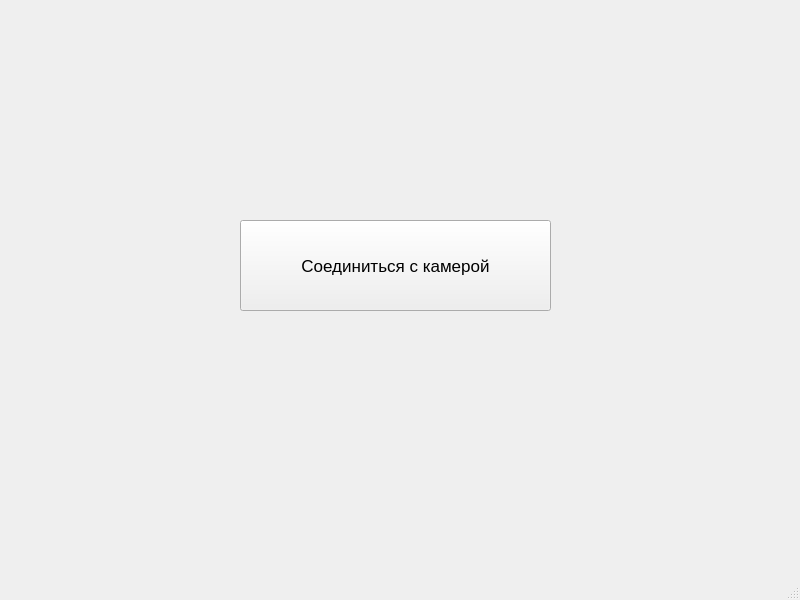
<?xml version="1.0" encoding="UTF-8"?>
<ui version="4.0">
 <class>MainWindow</class>
 <widget class="QMainWindow" name="MainWindow">
  <property name="geometry">
   <rect>
    <x>0</x>
    <y>0</y>
    <width>800</width>
    <height>600</height>
   </rect>
  </property>
  <property name="windowTitle">
   <string>MainWindow</string>
  </property>
  <widget class="QWidget" name="centralwidget">
   <widget class="QPushButton" name="pushButton">
    <property name="geometry">
     <rect>
      <x>240</x>
      <y>220</y>
      <width>311</width>
      <height>91</height>
     </rect>
    </property>
    <property name="font">
     <font>
      <pointsize>13</pointsize>
     </font>
    </property>
    <property name="text">
     <string>Соединиться с камерой</string>
    </property>
   </widget>
  </widget>
  <widget class="QMenuBar" name="menubar">
   <property name="geometry">
    <rect>
     <x>0</x>
     <y>0</y>
     <width>800</width>
     <height>26</height>
    </rect>
   </property>
  </widget>
  <widget class="QStatusBar" name="statusbar"/>
 </widget>
 <resources/>
 <connections/>
</ui>
